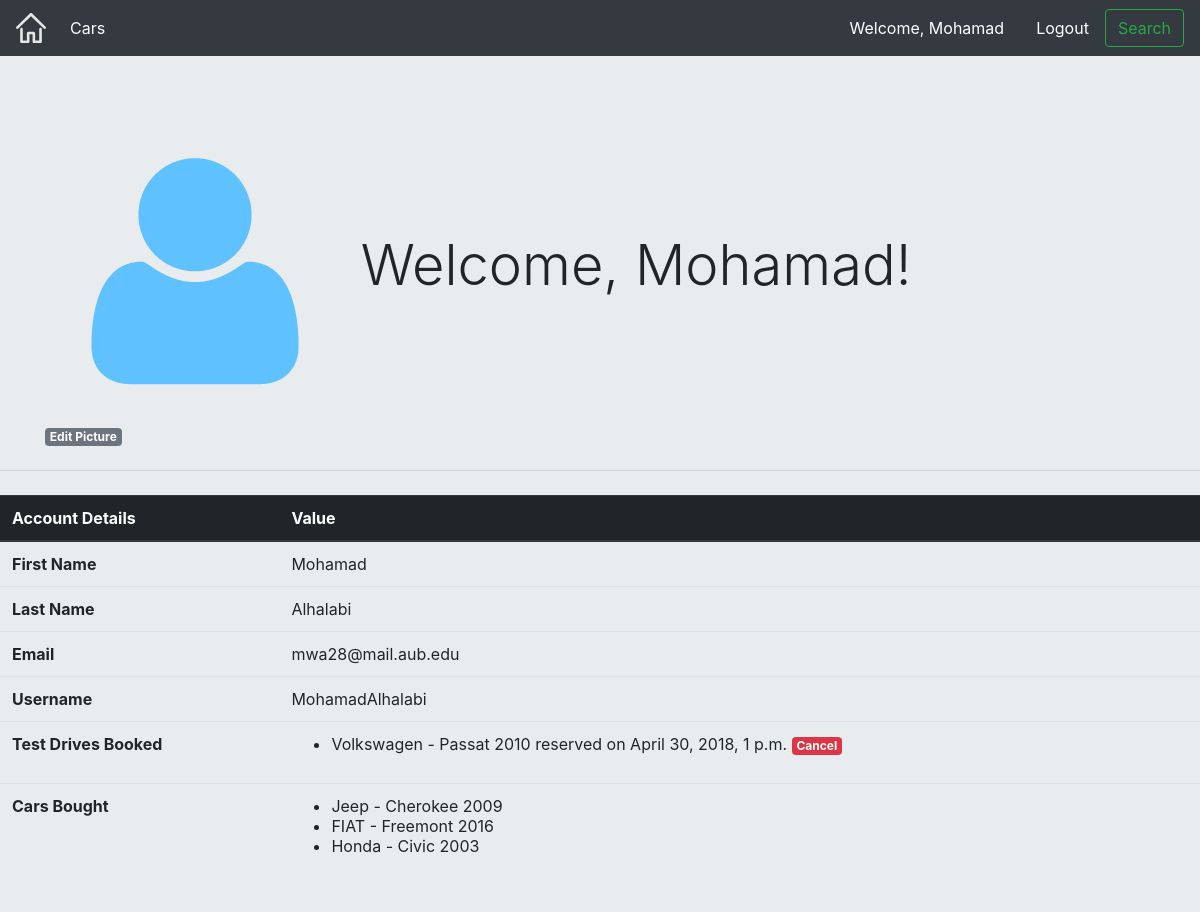
The app's page /accounts/profile/MohamadAlhalabi with its own data.
### testdrive/models.py (models this page shows, shortened)
class TDModel(models.Model):
    driveDate = models.DateTimeField('Test Drive Date', default=datetime.now)
    driveCar = models.ForeignKey(CarModel, on_delete=models.CASCADE, default=1)
    driver = models.ForeignKey(User, on_delete=models.CASCADE, default=1)

### cars/models.py (models this page shows, shortened)
class CarModel(models.Model):
    CarImg = models.FileField()
    CarBrand = models.CharField(max_length=45)
    Model = models.CharField(max_length=45)
    Year = models.CharField(max_length=40)
    Engine = models.CharField(max_length=40)
    Cylinders = models.CharField(max_length=16)
    DoorsNum = models.CharField(max_length=40)
    Weight = models.CharField(max_length=40)
    Fuel = models.CharField(max_length=15)
    BodyType = models.CharField(max_length=20)
    Transmission = models.CharField(max_length=45)
    HP = models.CharField(max_length=40)
    TopSpeed = models.CharField(max_length=40)
    FuelCapacity = models.CharField(max_length=40)
    Country = models.CharField(max_length=45)
    Mileage = models.CharField(max_length=40)
    Color = models.CharField(max_length=45)
    def __str__(self):
        return self.CarBrand + ' - ' + self.Model + ' ' + self.Year

### buy/models.py (models this page shows, shortened)
class BuyModel(models.Model):
    boughtCar = models.CharField(max_length=50000)
    buyer = models.ForeignKey(User, on_delete=models.CASCADE, default=1)

### accounts/views.py (the view)
# urls.py: url(r'^profile/(?P<username>[a-zA-Z0-9]+)$', views.get_user_profile, name='profile'),
def get_user_profile(request, username):
    user = User.objects.get(username=username)
    template_dict = {}
    hasPhoto = False
    try:
        profilephoto = ProfilePhoto.objects.get(userPhoto=user)
        hasPhoto = True
        photo = profilephoto.userImg
        template_dict.update({'photo': photo, 'hasPhoto': hasPhoto})
    except ObjectDoesNotExist:
        hasPhoto = False
    upcoming = []
    boughtCars = []
    testdrive = TDModel.objects.filter(driver=user)
    bought = BuyModel.objects.filter(buyer=user)
    for drive in testdrive:
        if drive.driveDate> timezone.now():
            upcoming.append(drive)
    for car in bought:
        boughtCars.append(car)
    template_dict.update({"user": user, 'upcoming': upcoming, 'boughtCars': boughtCars})
    return render(request, 'accounts/user_profile.html', template_dict)

### templates/accounts/user_profile.html (shortened to what this page needs)
{% extends   'exterior.html' %}
{% load staticfiles %}
{% block login %}
        {% if user.is_authenticated %}
            <a class="nav-item nav-link" href="{% url 'accounts:profile' username=user.username %}" style="color: white; ">Welcome, {{ user.first_name }}</a>
        {% else %}
            <a class="nav-item nav-link" href="{% url 'accounts:login' %}" style="color: white; ">Login</a>
        {% endif %}
    {% endblock %}
    {% block logout %}
        {% if user.is_authenticated %}
            <a class="nav-item nav-link" href="{% url 'accounts:logout' %}" style="color: white; ">Logout</a>
        {% else %}
            <a class="nav-item nav-link" href="{% url 'accounts:register' %}" style="color:white;">Register</a>
        {% endif %}
    {% endblock %}
{% block content %}
    <div class="jumbotron jumbotron-fluid">
  <div class="container">
    <h1 class="display-4">
        {% if hasPhoto %}
            <img src="{{ photo.url }}" style="width: 300px; height: 300px;">
        {% else %}
        <img src="{% static 'img/default-img.png' %}" style="width: 300px;" alt="{{user.username}}">
        {% endif %}
        Welcome, {{ user.first_name }}!
    </h1>
       <a href="{% url 'accounts:addphoto' user.username %}" class="badge badge-secondary">Edit Picture</a>
  </div>
    <hr class="my-4">
        <p class="lead">
        <table class="table">
        <thead class="thead-dark">
        <tr>
            <th scope="col">Account Details</th>
            <th scope="col">Value</th>
    </tr>
  </thead>
  <tbody>
    <tr>
      <th scope="row">First Name</th>
      <td>{{user.first_name}}</td>
    </tr>
    <tr>
      <th scope="row">Last Name</th>
      <td>{{user.last_name}}</td>
    </tr>
    <tr>
      <th scope="row">Email</th>
      <td>{{user.email}}</td>
    </tr>
  <tr>
      <th scope="row">Username</th>
      <td>{{user.username}}</td>
    </tr>
  <tr>
      <th scope="row">Test Drives Booked</th>
  <td>
  {% if upcoming %}
       <ul>
      {% for drive in upcoming %}
          <li>{{ drive.driveCar }} reserved on {{drive.driveDate}} <a class="badge badge-danger" href="{% url 'testdrive:delete' drive.pk %}">Cancel</a></li>
      {% endfor %}
      </ul>
      {% else %}
      No upcoming testdrives
  {% endif %}
  </td>
    </tr>
   <tr>
      <th scope="row">Cars Bought</th>
  <td>
  {% if boughtCars %}
       <ul>
      {% for car in boughtCars %}
          <li> {{ car.boughtCar }}</li>
      {% endfor %}
      </ul>
      {% else %}
      No bought cars
  {% endif %}
  </td>
    </tr>
  </tbody>
</table>
</div>
{% endblock %}

### records on screen
TDModel: driveCar "Volkswagen - Passat 2010", driveDate "April 30, 2018, 1 p.m."
BuyModel: boughtCar "Jeep - Cherokee 2009"
BuyModel: boughtCar "FIAT - Freemont 2016"
BuyModel: boughtCar "Honda - Civic 2003"

### other values on screen
{{ user.first_name }} "Mohamad"
{{ user.last_name }} "Alhalabi"
{{ user.email }} "mwa28@mail.aub.edu"
{{ user.username }} "MohamadAlhalabi"
